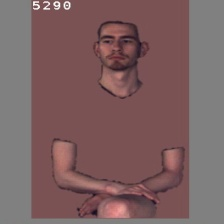
#> input picture source_videos/train/beer/video_1/image1.jpg, 224 x 224 px, found by its file name; its folder holds 3 pictures in this run
$ python create_train_images.py
#> lines starting #> are read from the running program, lines starting #| are printed output that depends on the picture
'''
create_train_images.py

Refer to split for documentation
'''
import os
import numpy as np
import cv2
from imageio import imread
from skimage.transform import resize as imresize


def split(path):
    '''
    Returns two lists: a list of all images it can find in path,
    and their corresponding gesture_folder index.
    Resizes all images to 224x224.
    Selects every four images in the gesture_folder named "beer"
    and every eight in other gestures.
    Also writes every four/eight images to some file...

    File structure:
    - path
        - videoclass1
            - gesture1
                - file{1-100}.jpg  # 1 to 100 inclusive
            - gesture2
                - file{1-100}.jpg
        - videoclass2
            - ...

    Returns:
    input_list = [
        path/videoclass1/gesture1/file{8,16,24,...,96}.jpg,
        path/videoclass1/gesture2/file{4,12,20,...,100}.jpg]
    output_list = [
        0,0,0,...,0,
        1,1,1,...,1]

    Writes:
    path/videoclass1/gesture1/file{8,16,24,...,96}.jpg -> path/videoclass1/{0,1,2,...,11}_file{8,16,24,...,96}.jpg
    path/videoclass1/gesture2/file{4,12,20,...,100}.jpg -> path/videoclass1/{12,13,...,24}_file{4,12,20,...,100}.jpg
    '''
#> called with path = 'training/'
    input_list = []
    output_list = []
    count = 0

    # Choose path as directory
    # rootpath = os.getcwd()
    # dataset = os.path.join(os.getcwd(), path)
    owd = os.getcwd()
    os.chdir(path)
    dataset = os.getcwd()

    for video_class in os.listdir(dataset):
        print(video_class)
        gesture_folders = os.listdir(os.path.join(dataset, video_class))

        for gesture_index, gesture_folder in enumerate(gesture_folders):
            gesture = os.listdir(
                os.path.join(dataset, video_class, gesture_folder))

            for count, image_filename in enumerate(gesture):
                if video_class == 'beer':  # Somehow this is a different case...?
                    if count % 4 == 0:
                        image = imread(
                            os.path.join(dataset, video_class, gesture_folder, image_filename))
                        image = imresize(image, (224, 224))
                        input_list.append(image)
                        output_list.append(gesture_index)
                        cv2.imwrite(
                            os.path.join(dataset, video_class, str(count)+'_'+image_filename), image)

                else:
                    if count % 8 == 0:
                        image = imread(
                            os.path.join(dataset, video_class, gesture_folder, image_filename))
#> image is the input picture: shape (224, 224, 3); mean R, G, B 124, 96.6, 97.4
                        image = imresize(image, (224, 224))
                        input_list.append(image)
                        output_list.append(gesture_index)
                        cv2.imwrite(
                            os.path.join(dataset, video_class, str(count)+'_'+image_filename), image)
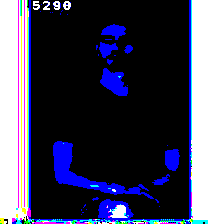
#> saved as 0_image1.jpg: shape (224, 224, 3); mean B, G, R 0.368, 0.282, 0.277; drawn with 1 as white

    input_list = np.array(input_list)
    output_list = np.array(output_list)
    os.chdir(owd)

    return input_list, output_list


if __name__ == '__main__':
    split("training/")

$ run again, on source_videos/train/beer/video_2/image11.jpg
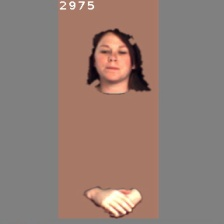
#> input picture source_videos/train/beer/video_2/image11.jpg, 224 x 224 px, found by its file name
#> in split, image is the input picture: shape (224, 224, 3); mean R, G, B 144.9, 124.6, 116.9
#> in split, `cv2.imwrite( os.path.join(dataset, video_class, str(count)+'_'+image_f..`:
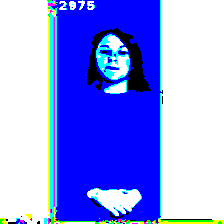
#> saved as 0_image11.jpg: shape (224, 224, 3); mean B, G, R 0.946, 0.584, 0.54; drawn with 1 as white
